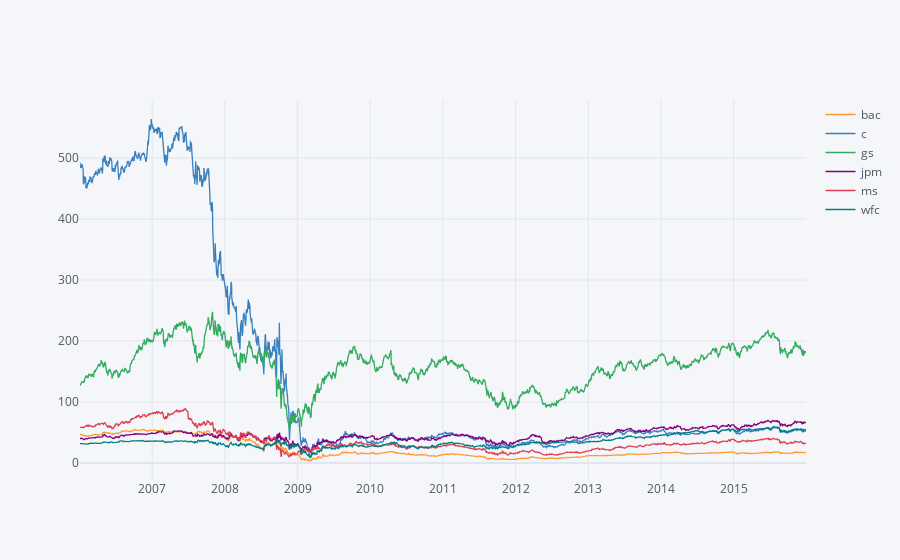

Source (notebook cell):
### Code cell
bank_stocks.xs(key='close',axis=1,
level='Stock Info').iplot()

### Figure 1 — Plotly figure (JSON) as saved in the notebook; plotly's stock layout.template omitted (floating-point values rounded to 4 significant figures; data arrays with more than 128 entries replaced by an {"elided": "..."} marker saying what was removed)
{"data": [{"line": {"color": "rgba(255, 153, 51, 1.0)", "dash": "solid", "shape": "linear", "width": 1.3}, "mode": "lines", "name": "bac", "text": "", "type": "scatter", "x": {"elided": "2517 str values"}, "y": {"elided": "2517 float values"}}, {"line": {"color": "rgba(55, 128, 191, 1.0)", "dash": "solid", "shape": "linear", "width": 1.3}, "mode": "lines", "name": "c", "text": "", "type": "scatter", "x": {"elided": "2517 str values"}, "y": {"elided": "2517 float values"}}, {"line": {"color": "rgba(50, 171, 96, 1.0)", "dash": "solid", "shape": "linear", "width": 1.3}, "mode": "lines", "name": "gs", "text": "", "type": "scatter", "x": {"elided": "2517 str values"}, "y": {"elided": "2517 float values"}}, {"line": {"color": "rgba(128, 0, 128, 1.0)", "dash": "solid", "shape": "linear", "width": 1.3}, "mode": "lines", "name": "jpm", "text": "", "type": "scatter", "x": {"elided": "2517 str values"}, "y": {"elided": "2517 float values"}}, {"line": {"color": "rgba(219, 64, 82, 1.0)", "dash": "solid", "shape": "linear", "width": 1.3}, "mode": "lines", "name": "ms", "text": "", "type": "scatter", "x": {"elided": "2517 str values"}, "y": {"elided": "2517 float values"}}, {"line": {"color": "rgba(0, 128, 128, 1.0)", "dash": "solid", "shape": "linear", "width": 1.3}, "mode": "lines", "name": "wfc", "text": "", "type": "scatter", "x": {"elided": "2517 str values"}, "y": {"elided": "2517 float values"}}], "layout": {"legend": {"bgcolor": "#F5F6F9", "font": {"color": "#4D5663"}}, "paper_bgcolor": "#F5F6F9", "plot_bgcolor": "#F5F6F9", "title": {"font": {"color": "#4D5663"}}, "xaxis": {"gridcolor": "#E1E5ED", "showgrid": true, "tickfont": {"color": "#4D5663"}, "title": {"font": {"color": "#4D5663"}, "text": ""}, "zerolinecolor": "#E1E5ED"}, "yaxis": {"gridcolor": "#E1E5ED", "showgrid": true, "tickfont": {"color": "#4D5663"}, "title": {"font": {"color": "#4D5663"}, "text": ""}, "zerolinecolor": "#E1E5ED"}}}
